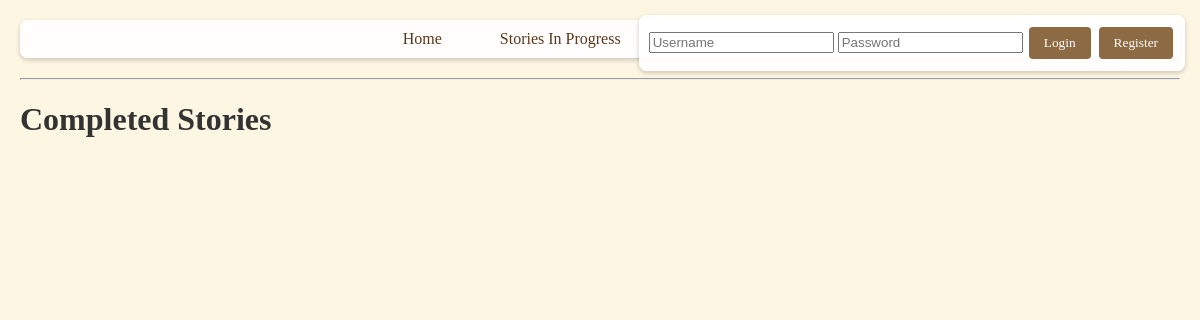
The page /completed on the database as committed earlier.
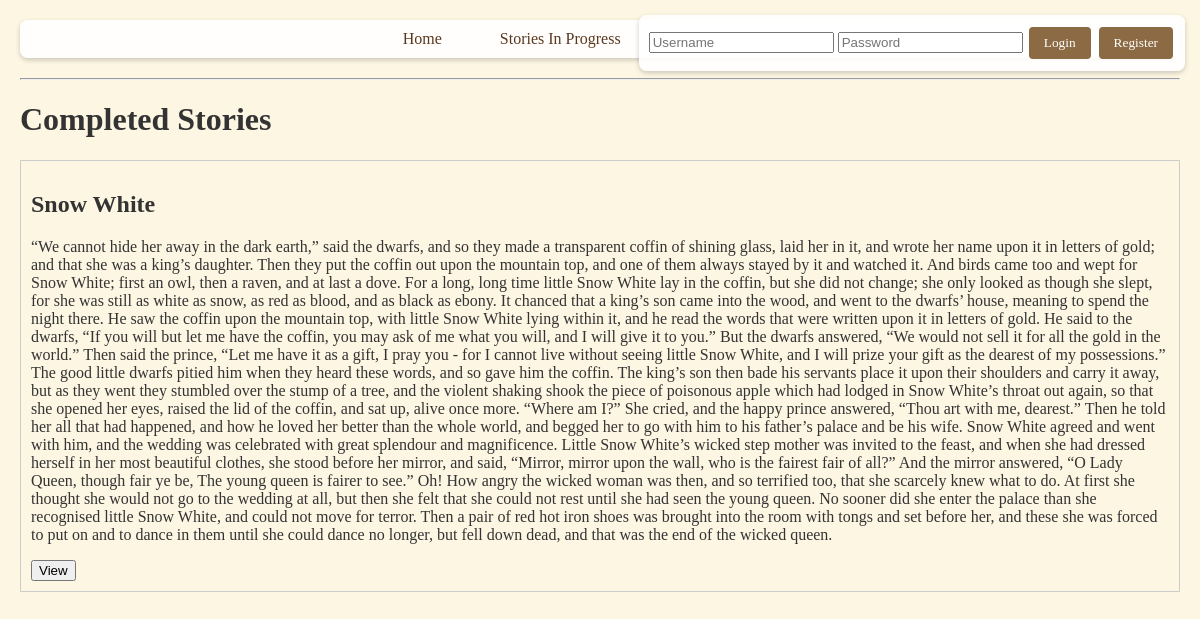
The same page on the database as committed later.
### __init__.py (models this page shows)
class Story(db.Model):
    id = db.Column(db.Integer, primary_key=True)
    title = db.Column(db.String(200), nullable=False)
    status = db.Column(db.String(50), nullable=False, default='in_progress')  # 'in_progress' or 'completed'
    edits = db.relationship('Edit', backref='story', lazy=True)

class Edit(db.Model):
    id = db.Column(db.Integer, primary_key=True)
    content = db.Column(db.Text, nullable=False)
    story_id = db.Column(db.Integer, db.ForeignKey('story.id'), nullable=False)
    user_id = db.Column(db.Integer, db.ForeignKey('user.id'), nullable=False)
    timestamp = db.Column(db.DateTime, nullable=False)

### __init__.py (the view)
@app.route('/completed')
def completed():
    stories = Story.query.filter_by(status='completed').all()
    return render_template('completed_stories.html', stories=stories)

### templates/completed_stories.html (shortened to what this page needs)
<!DOCTYPE html>
<html lang="en">
<head>
</head>
<body>
{% extends "base.html" %}
{% block content %}
  <h1>Completed Stories</h1>
  <div>
    {% for story in stories %}
      <div style="border:1px solid #ccc; padding:10px; margin-bottom:10px;">
         <h2>{{ story.title }}</h2>
         {% set last_edit = story.edits|sort(attribute='timestamp', reverse=true)|first %}
         {% if last_edit %}
           <p>{{ last_edit.content }}</p>
         {% else %}
           <p>No content available.</p>
         {% endif %}
         <a href="{{ url_for('completed_story_view', story_id=story.id) }}"><button>View</button></a>
      </div>
    {% endfor %}
  </div>
{% endblock %}

Rows that differ between the two databases and show on the page:
now on this page (row edited): Story: title "Snow White"
added Edit: content "“We cannot hide her away in the dark earth,” said the dwarfs, and so they made a transparent coffin of shining glass, laid her in it, and wrote her name upon it in letters of gold; and that she was a king’s daughter. Then they put the coffin out upon the mountain top, and one of them always stayed by it and watched it. And birds came too and wept for Snow White; first an owl, then a raven, and at last a dove. For a long, long time little Snow White lay in the coffin, but she did not change; she only looked as though she slept, for she was still as white as snow, as red as blood, and as black as ebony. It chanced that a king’s son came into the wood, and went to the dwarfs’ house, meaning to…"
